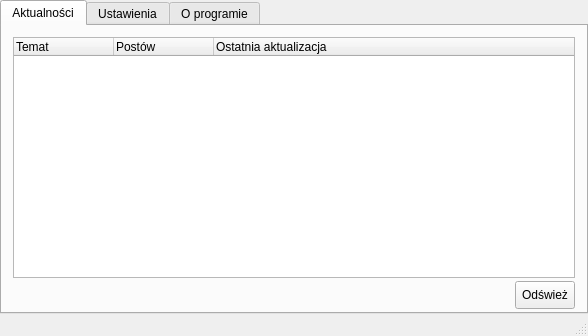
<?xml version="1.0" encoding="UTF-8"?>
<ui version="4.0">
 <class>MainWindow</class>
 <widget class="QMainWindow" name="MainWindow">
  <property name="geometry">
   <rect>
    <x>0</x>
    <y>0</y>
    <width>588</width>
    <height>336</height>
   </rect>
  </property>
  <property name="windowTitle">
   <string>qCodeDesk</string>
  </property>
  <property name="windowIcon">
   <iconset resource="../resources.qrc">
    <normaloff>:/main/res/qCodeDesk.png</normaloff>:/main/res/qCodeDesk.png</iconset>
  </property>
  <widget class="QWidget" name="centralWidget">
   <layout class="QGridLayout" name="gridLayout">
    <property name="leftMargin">
     <number>0</number>
    </property>
    <property name="topMargin">
     <number>0</number>
    </property>
    <property name="rightMargin">
     <number>0</number>
    </property>
    <property name="bottomMargin">
     <number>0</number>
    </property>
    <property name="spacing">
     <number>6</number>
    </property>
    <item row="0" column="0">
     <widget class="QTabWidget" name="tabWidget">
      <property name="layoutDirection">
       <enum>Qt::LeftToRight</enum>
      </property>
      <property name="currentIndex">
       <number>0</number>
      </property>
      <property name="iconSize">
       <size>
        <width>16</width>
        <height>16</height>
       </size>
      </property>
      <property name="documentMode">
       <bool>false</bool>
      </property>
      <property name="movable">
       <bool>true</bool>
      </property>
      <widget class="QWidget" name="tab">
       <attribute name="title">
        <string>Aktualności</string>
       </attribute>
       <layout class="QGridLayout" name="gridLayout_2">
        <property name="bottomMargin">
         <number>3</number>
        </property>
        <property name="horizontalSpacing">
         <number>6</number>
        </property>
        <property name="verticalSpacing">
         <number>3</number>
        </property>
        <item row="0" column="0">
         <layout class="QVBoxLayout" name="verticalLayout_4">
          <property name="spacing">
           <number>0</number>
          </property>
          <item>
           <widget class="QTreeWidget" name="treeWidget">
            <property name="sizePolicy">
             <sizepolicy hsizetype="Preferred" vsizetype="Preferred">
              <horstretch>0</horstretch>
              <verstretch>0</verstretch>
             </sizepolicy>
            </property>
            <property name="frameShadow">
             <enum>QFrame::Sunken</enum>
            </property>
            <property name="horizontalScrollBarPolicy">
             <enum>Qt::ScrollBarAsNeeded</enum>
            </property>
            <property name="sizeAdjustPolicy">
             <enum>QAbstractScrollArea::AdjustToContents</enum>
            </property>
            <property name="autoScroll">
             <bool>true</bool>
            </property>
            <property name="alternatingRowColors">
             <bool>false</bool>
            </property>
            <property name="indentation">
             <number>0</number>
            </property>
            <property name="uniformRowHeights">
             <bool>false</bool>
            </property>
            <property name="itemsExpandable">
             <bool>true</bool>
            </property>
            <property name="sortingEnabled">
             <bool>false</bool>
            </property>
            <property name="animated">
             <bool>false</bool>
            </property>
            <property name="allColumnsShowFocus">
             <bool>false</bool>
            </property>
            <property name="headerHidden">
             <bool>false</bool>
            </property>
            <attribute name="headerVisible">
             <bool>true</bool>
            </attribute>
            <attribute name="headerCascadingSectionResizes">
             <bool>false</bool>
            </attribute>
            <attribute name="headerHighlightSections">
             <bool>false</bool>
            </attribute>
            <attribute name="headerMinimumSectionSize">
             <number>0</number>
            </attribute>
            <attribute name="headerShowSortIndicator" stdset="0">
             <bool>false</bool>
            </attribute>
            <attribute name="headerStretchLastSection">
             <bool>true</bool>
            </attribute>
            <column>
             <property name="text">
              <string>Temat</string>
             </property>
            </column>
            <column>
             <property name="text">
              <string>Postów</string>
             </property>
            </column>
            <column>
             <property name="text">
              <string>Ostatnia aktualizacja</string>
             </property>
            </column>
           </widget>
          </item>
         </layout>
        </item>
        <item row="4" column="0" alignment="Qt::AlignRight">
         <widget class="QToolButton" name="refreshButton">
          <property name="sizePolicy">
           <sizepolicy hsizetype="Fixed" vsizetype="Fixed">
            <horstretch>0</horstretch>
            <verstretch>0</verstretch>
           </sizepolicy>
          </property>
          <property name="minimumSize">
           <size>
            <width>0</width>
            <height>28</height>
           </size>
          </property>
          <property name="layoutDirection">
           <enum>Qt::LeftToRight</enum>
          </property>
          <property name="text">
           <string>Odśwież</string>
          </property>
          <property name="icon">
           <iconset resource="../resources.qrc">
            <normaloff>:/main/res/icons/refresh.png</normaloff>:/main/res/icons/refresh.png</iconset>
          </property>
          <property name="iconSize">
           <size>
            <width>16</width>
            <height>16</height>
           </size>
          </property>
          <property name="autoExclusive">
           <bool>false</bool>
          </property>
          <property name="toolButtonStyle">
           <enum>Qt::ToolButtonTextBesideIcon</enum>
          </property>
         </widget>
        </item>
       </layout>
      </widget>
      <widget class="QWidget" name="tab_2">
       <attribute name="title">
        <string>Ustawienia</string>
       </attribute>
       <layout class="QGridLayout" name="gridLayout_3">
        <item row="0" column="0">
         <layout class="QVBoxLayout" name="verticalLayout_5" stretch="0">
          <property name="sizeConstraint">
           <enum>QLayout::SetDefaultConstraint</enum>
          </property>
          <property name="leftMargin">
           <number>6</number>
          </property>
          <property name="rightMargin">
           <number>6</number>
          </property>
          <item>
           <layout class="QFormLayout" name="formLayout">
            <property name="fieldGrowthPolicy">
             <enum>QFormLayout::ExpandingFieldsGrow</enum>
            </property>
            <property name="labelAlignment">
             <set>Qt::AlignCenter</set>
            </property>
            <property name="formAlignment">
             <set>Qt::AlignHCenter|Qt::AlignTop</set>
            </property>
            <property name="horizontalSpacing">
             <number>10</number>
            </property>
            <property name="rightMargin">
             <number>6</number>
            </property>
            <item row="0" column="0">
             <widget class="QLabel" name="updateIntervalLabel">
              <property name="sizePolicy">
               <sizepolicy hsizetype="Maximum" vsizetype="Minimum">
                <horstretch>0</horstretch>
                <verstretch>0</verstretch>
               </sizepolicy>
              </property>
              <property name="text">
               <string>Częstość aktualizacji</string>
              </property>
             </widget>
            </item>
            <item row="0" column="1">
             <widget class="QSpinBox" name="updateIntervalSpinBox">
              <property name="sizePolicy">
               <sizepolicy hsizetype="Fixed" vsizetype="Fixed">
                <horstretch>0</horstretch>
                <verstretch>0</verstretch>
               </sizepolicy>
              </property>
              <property name="layoutDirection">
               <enum>Qt::LeftToRight</enum>
              </property>
              <property name="wrapping">
               <bool>false</bool>
              </property>
              <property name="showGroupSeparator" stdset="0">
               <bool>false</bool>
              </property>
              <property name="suffix">
               <string> min</string>
              </property>
              <property name="minimum">
               <number>1</number>
              </property>
              <property name="maximum">
               <number>360</number>
              </property>
              <property name="value">
               <number>1</number>
              </property>
             </widget>
            </item>
            <item row="1" column="1">
             <widget class="QCheckBox" name="autorunCheckBox"/>
            </item>
            <item row="1" column="0">
             <widget class="QLabel" name="autorunLabel">
              <property name="text">
               <string>Uruchamiaj przy starcie systemu</string>
              </property>
             </widget>
            </item>
           </layout>
          </item>
         </layout>
        </item>
        <item row="1" column="0" alignment="Qt::AlignRight">
         <widget class="QPushButton" name="saveSettingsButton">
          <property name="text">
           <string>Zapisz</string>
          </property>
         </widget>
        </item>
       </layout>
      </widget>
      <widget class="QWidget" name="tab_3">
       <attribute name="title">
        <string>O programie</string>
       </attribute>
       <layout class="QGridLayout" name="gridLayout_4">
        <item row="0" column="0">
         <layout class="QHBoxLayout" name="horizontalLayout_3">
          <property name="spacing">
           <number>20</number>
          </property>
          <property name="topMargin">
           <number>0</number>
          </property>
          <item>
           <widget class="QLabel" name="label_3">
            <property name="enabled">
             <bool>true</bool>
            </property>
            <property name="minimumSize">
             <size>
              <width>0</width>
              <height>0</height>
             </size>
            </property>
            <property name="maximumSize">
             <size>
              <width>173</width>
              <height>173</height>
             </size>
            </property>
            <property name="text">
             <string notr="true"/>
            </property>
            <property name="pixmap">
             <pixmap resource="../resources.qrc">:/main/res/qCodeDesk.png</pixmap>
            </property>
            <property name="scaledContents">
             <bool>true</bool>
            </property>
            <property name="alignment">
             <set>Qt::AlignLeading|Qt::AlignLeft|Qt::AlignTop</set>
            </property>
            <property name="wordWrap">
             <bool>false</bool>
            </property>
           </widget>
          </item>
          <item>
           <layout class="QVBoxLayout" name="verticalLayout_7">
            <property name="spacing">
             <number>10</number>
            </property>
            <property name="sizeConstraint">
             <enum>QLayout::SetDefaultConstraint</enum>
            </property>
            <property name="topMargin">
             <number>15</number>
            </property>
            <property name="bottomMargin">
             <number>15</number>
            </property>
            <item>
             <widget class="QLabel" name="label_4">
              <property name="sizePolicy">
               <sizepolicy hsizetype="Preferred" vsizetype="Fixed">
                <horstretch>0</horstretch>
                <verstretch>0</verstretch>
               </sizepolicy>
              </property>
              <property name="font">
               <font>
                <family>Ubuntu</family>
                <pointsize>15</pointsize>
               </font>
              </property>
              <property name="text">
               <string>qCodeDesk rev1h</string>
              </property>
              <property name="textFormat">
               <enum>Qt::AutoText</enum>
              </property>
              <property name="scaledContents">
               <bool>false</bool>
              </property>
              <property name="alignment">
               <set>Qt::AlignHCenter|Qt::AlignTop</set>
              </property>
              <property name="margin">
               <number>0</number>
              </property>
             </widget>
            </item>
            <item>
             <widget class="QLabel" name="label_5">
              <property name="sizePolicy">
               <sizepolicy hsizetype="Preferred" vsizetype="Maximum">
                <horstretch>0</horstretch>
                <verstretch>0</verstretch>
               </sizepolicy>
              </property>
              <property name="text">
               <string>CodeDesk (cpp0x.pl) w wersji dla systemów Linux i Windows.

Licencja: GPLv3</string>
              </property>
              <property name="scaledContents">
               <bool>false</bool>
              </property>
              <property name="alignment">
               <set>Qt::AlignHCenter|Qt::AlignTop</set>
              </property>
              <property name="wordWrap">
               <bool>false</bool>
              </property>
             </widget>
            </item>
            <item>
             <widget class="QLabel" name="label_7">
              <property name="text">
               <string>© 2014 MrPoxipol &amp;lt;&lt;a href=&quot;http://poxip.ml&quot;&gt;poxip.ml&lt;/a&gt;&amp;gt;</string>
              </property>
              <property name="alignment">
               <set>Qt::AlignBottom|Qt::AlignHCenter</set>
              </property>
              <property name="margin">
               <number>0</number>
              </property>
              <property name="openExternalLinks">
               <bool>true</bool>
              </property>
             </widget>
            </item>
           </layout>
          </item>
         </layout>
        </item>
       </layout>
      </widget>
     </widget>
    </item>
   </layout>
  </widget>
  <widget class="QStatusBar" name="statusBar">
   <property name="sizeGripEnabled">
    <bool>true</bool>
   </property>
  </widget>
  <action name="actionQuit">
   <property name="icon">
    <iconset resource="../resources.qrc">
     <normaloff>:/main/res/icons/exit.png</normaloff>:/main/res/icons/exit.png</iconset>
   </property>
   <property name="text">
    <string>Zakończ</string>
   </property>
   <property name="toolTip">
    <string>Kończy działanie aplikacji</string>
   </property>
   <property name="shortcut">
    <string>Ctrl+Q</string>
   </property>
  </action>
  <action name="actionRefresh">
   <property name="icon">
    <iconset resource="../resources.qrc">
     <normaloff>:/main/res/icons/refresh.png</normaloff>:/main/res/icons/refresh.png</iconset>
   </property>
   <property name="text">
    <string>Odśwież</string>
   </property>
   <property name="toolTip">
    <string>Aktualizuje listę tematów</string>
   </property>
   <property name="shortcut">
    <string>Ctrl+R, F5</string>
   </property>
  </action>
  <action name="actionToggleWindow">
   <property name="icon">
    <iconset resource="../resources.qrc">
     <normaloff>:/main/res/icons/window.png</normaloff>:/main/res/icons/window.png</iconset>
   </property>
   <property name="text">
    <string>Pokaż/Schowaj okno</string>
   </property>
  </action>
 </widget>
 <layoutdefault spacing="6" margin="11"/>
 <resources>
  <include location="../resources.qrc"/>
 </resources>
 <connections/>
</ui>
